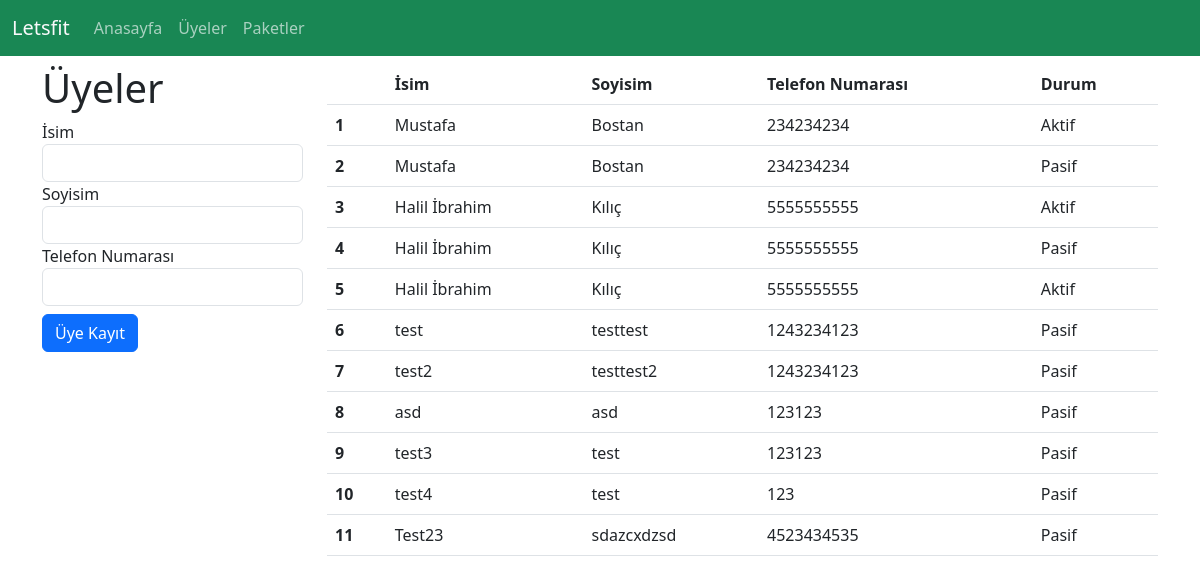
Page /customers on the committed database.
### LetsfitAuto/models.py (models this page shows)
class Customer(models.Model):
    name = models.CharField(max_length=100)
    surname = models.CharField(max_length=100)
    mobile_number = models.CharField(max_length=100)
    status = models.BooleanField(default=False)

### LetsfitAuto/views.py (the view)
# urls.py: path("customers",views.customers, name="customers"),
def customers(request):
    context = {
        "customers" : Customer.objects.all()
    }
    if request.method == "POST":
        form = customerForm(request.POST)
        if form.is_valid():
            form.save()
    form = customerForm()
    return render(request, "LetsfitAuto/customers.html",{"form" : form} | context)

### LetsfitAuto/forms.py
class customerForm(forms.ModelForm):
    class Meta:
        model = Customer
        fields = ["name","surname","mobile_number","status"]
        widgets = {
            'name': TextInput(attrs={
                'class':"form-control"
            }),
            'surname': TextInput(attrs={
                'class':"form-control"
            }),
            'mobile_number': TextInput(attrs={
                'class':"form-control"
            }),
        }

### LetsfitAuto/templates/LetsfitAuto/customers.html (shortened to what this page needs)
{% extends "base.html" %}
{% block content %}
<div class="container mt-2">
    <div class="row">
        <div class="col-3"><h1>Üyeler</h1>
            <form method="POST">
                <fieldset>
                    <label for="name">İsim</label>
                    {{ form.name }}
                    <label for="name">Soyisim</label>
                    {{ form.surname }}
                    <label for="name">Telefon Numarası</label>
                    {{ form.mobile_number }}
                    <input type="submit" value="Üye Kayıt" class="btn btn-primary mt-2">
                </fieldset>
            </form>
        </div>
        <div class="col">
            <table class="table">
                <thead>
                    <tr>
                        <th scope="col"></th>
                        <th scope="col">İsim</th>
                        <th scope="col">Soyisim</th>
                        <th scope="col">Telefon Numarası</th>
                        <th scope="col">Durum</th>
                    </tr>
                </thead>
                <tbody>
                    {% for customer in customers %}
                        <tr>
                            <th scope="row">{{ customer.id }}</th>
                            <td>{{ customer.name }}</td>
                            <td>{{ customer.surname }}</td>
                            <td>{{ customer.mobile_number }}</td>
                            <td>{% if customer.status == False %} Pasif {% else %} Aktif {% endif %}</td>
                        </tr>
                    {% endfor %}
                </tbody>
            </table>
        </div>
    </div>
</div>
{% endblock %}

### templates/base.html (shortened to what this page needs)
{% load static %}
<!DOCTYPE html>
<html lang="en">
<head>
    <link rel="stylesheet" href="{% static 'css/bootstrap.css' %}">
</head>
<body>
    {% include 'partials/_navbar.html' %}
    {% block content %}{% endblock %}
</body>
</html>

### templates/partials/_navbar.html (shortened to what this page needs)
<nav class="navbar bg-success navbar-expand-lg " data-bs-theme="dark">
    <div class="container-fluid">
      <a class="navbar-brand" href="{% url 'home' %}">Letsfit</a>
      <div class="collapse navbar-collapse" id="navbarNavAltMarkup">
        <div class="navbar-nav">
          <a class="nav-link" aria-current="page" href="{% url 'home' %}">Anasayfa</a>
          <a class="nav-link" href="{% url 'customers' %}">Üyeler</a>
          <a class="nav-link" href="{% url 'products' %}">Paketler</a>
        </div>
      </div>
    </div>
  </nav>

### rows in the picture
Customer: id "1", name "Mustafa", surname "Bostan", mobile_number "234234234", status "Aktif"
Customer: id "2", name "Mustafa", surname "Bostan", mobile_number "234234234", status "Pasif"
Customer: id "3", name "Halil İbrahim", surname "Kılıç", mobile_number "5555555555", status "Aktif"
Customer: id "4", name "Halil İbrahim", surname "Kılıç", mobile_number "5555555555", status "Pasif"
Customer: id "5", name "Halil İbrahim", surname "Kılıç", mobile_number "5555555555", status "Aktif"
Customer: id "6", name "test", surname "testtest", mobile_number "1243234123", status "Pasif"
Customer: id "7", name "test2", surname "testtest2", mobile_number "1243234123", status "Pasif"
Customer: id "8", name "asd", surname "asd", mobile_number "123123", status "Pasif"
Customer: id "9", name "test3", surname "test", mobile_number "123123", status "Pasif"
Customer: id "10", name "test4", surname "test", mobile_number "123", status "Pasif"
Customer: id "11", name "Test23", surname "sdazcxdzsd", mobile_number "4523434535", status "Pasif"
